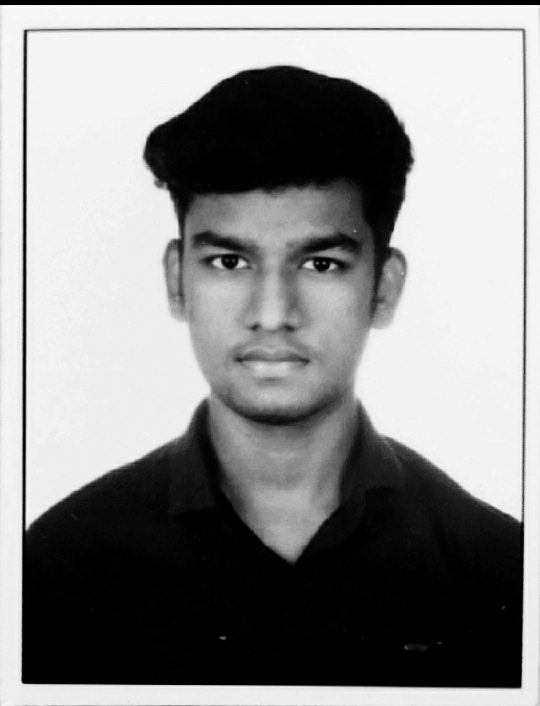
#> input picture 2020BTEIT00015_Assign2/img1.jpg, 1080 x 1411 px (shown at 1/2 size)
$ jupyter execute --allow-errors VQ.ipynb   (shell and % lines are left out)
#> lines starting #> are read from the running program, lines starting #| are printed output that depends on the picture
[cell 1]
import cv2
import matplotlib.pyplot as plt


print('Vector Quantization')
print('--------------------------------')

file=input("Enter file name: D:\2020BTEIT00015_Assign2\2020BTEIT00015_Assign2")
#> the answer given: img1.jpg

img = cv2.imread(file, cv2.IMREAD_GRAYSCALE)
#> img is the input picture: shape (1411, 1080); min 0, max 255, mean 140.1
img = cv2.resize(img, (128, 128))
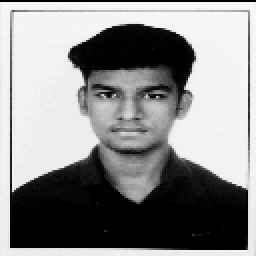
#> img: shape (128, 128) (shown 2 times larger); min 0, max 247, mean 139.8
print(img.shape)
#| (128, 128)
plt.imshow(img, cmap='gray')
cv2.imwrite('img2.jpg',img)
#> Out = True
